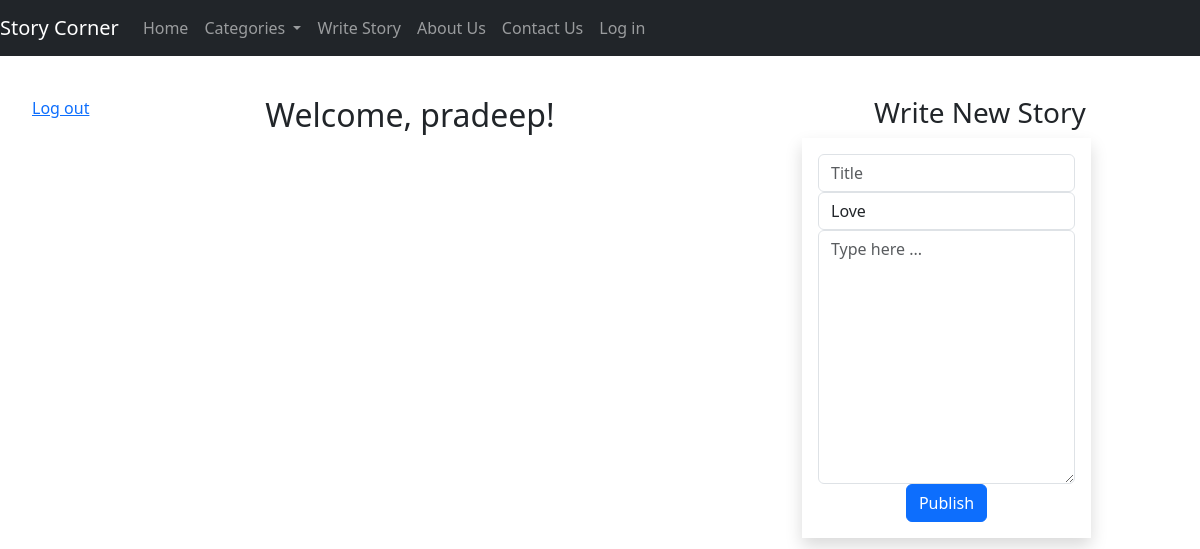
/acc-home (signed in), run on an earlier commit of the app's database.
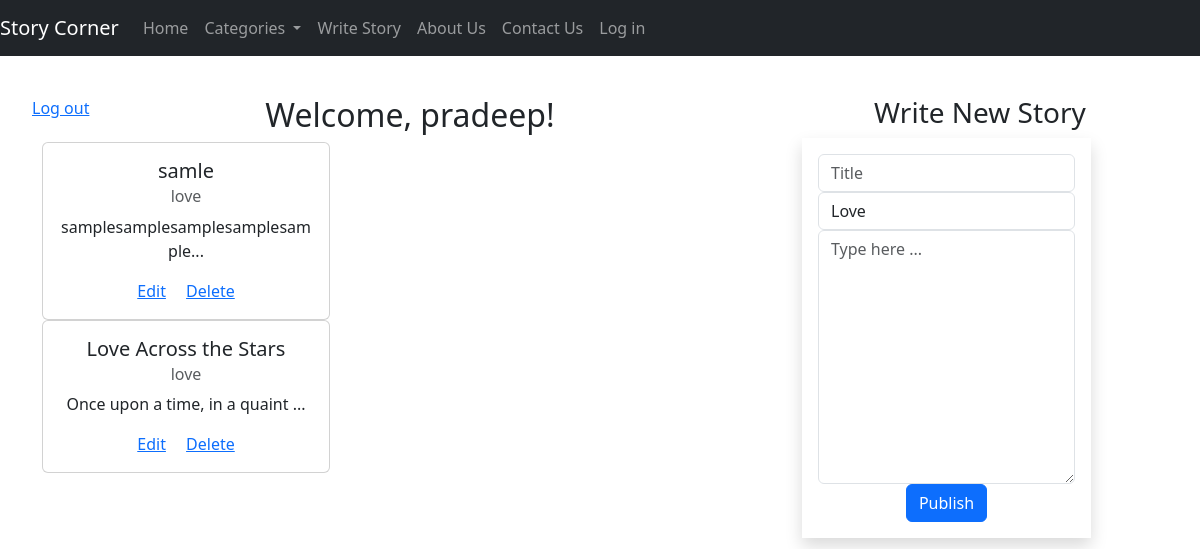
And on a later commit of the database.
### models.py (models this page shows)
class Story(db.Model):
    __tablename__ = 'stories'
    id = db.Column(db.Integer, primary_key=True)
    title = db.Column(db.String(200), nullable=False)
    content = db.Column(db.Text, nullable=False)
    category = db.Column(db.String(50), nullable=False)
    user_id = db.Column(db.Integer, db.ForeignKey('users.id'), nullable=False)
    is_deleted = db.Column(db.Boolean(), nullable=False, default=False)
    updated_at = db.Column(db.DateTime(), nullable=False, default=db.func.now())
    created_at = db.Column(db.DateTime(), nullable=False, default=db.func.now())
    def __repr__(self):
        return f'<Story {self.title}>'

### app.py (the view)
@app.route('/acc-home', methods=['GET', 'POST'])
def acc_home():
    if 'email' in session and 'username' in session:
        form=StoryForm()
        stories = Story.query.all()
        print("Debug: Stories fetched:", stories)
        return render_template('aac_home.html', stories=stories,form=form)
    else:
        flash('Please Log In', 'error')
        return redirect(url_for('login'))

### forms.py
class StoryForm(FlaskForm):
    title = StringField('Title', validators=[DataRequired()],render_kw={"class": "form-control", "placeholder": "Title"})
    category = SelectField('Category', choices=[('love', 'Love'), ('romantic', 'Romantic'), ('horror', 'Horror'), ('adventure', 'Adventure')], validators=[DataRequired()],render_kw={"class": "form-control"})
    content = TextAreaField('Content', validators=[DataRequired()],render_kw={"class": "form-control", "placeholder": "Type here ...","rows": 10})
    submit = SubmitField('Publish', render_kw={"class": "btn btn-primary"})

### templates/aac_home.html (shortened to what this page needs)
{% extends 'base.html' %}
{% block content %}
<a href="{{ url_for('logout') }} " style="margin-top: 3em; margin-left: 2em; position: absolute;">Log out</a>
<div class="container text-center mt-5 pt-5">
    <div class="row">
      <div class="col-8">
        <h2>Welcome, {{ session['username'] }}!</h2>
        {% for story in stories %}
            <div class="card" style="width: 18rem;">
                <div class="card-body">
                  <h5 class="card-title">{{ story.title }}</h5>
                  <h6 class="card-subtitle mb-2 text-body-secondary">{{ story.category }}</h6>
                  <p class="card-text">{{ story.content[:30] }}...</p>
                  <a href="#" class="card-link">Edit</a>
                  <a href="#" class="card-link">Delete</a>
                </div>
              </div>
        {% endfor %}
      </div>
      <div class="col-4">
        <h3>Write New Story</h3>
        <form method="POST" action="{{ url_for('submit_story') }}"  enctype="multipart/form-data" class="w-auto p-3 shadow position-fixed">
            <div class="form-group">
                {{ form.title }}
            </div>
            <div class="form-group">
                {{ form.category }}
            </div>
            <div class="form-group">
                {{ form.content }}
            </div>
            <div class="form-group">
                {{ form.submit }}
            </div>
        </form>
      </div>
    </div>
  </div>
{% endblock %}

### templates/base.html (shortened to what this page needs)
<!DOCTYPE html>
<html lang="en">
<head>
    <link href="https://cdn.jsdelivr.net/npm/bootstrap@5.3.3/dist/css/bootstrap.min.css" rel="stylesheet">
</head>
<body>
    <nav class="navbar navbar-expand-lg navbar-dark bg-dark fixed-top">
        <a class="navbar-brand" href="{{url_for('index')}}">Story Corner</a>
        <div class="collapse navbar-collapse" id="navbarNav">
            <ul class="navbar-nav">
                <li class="nav-item active">
                    <a class="nav-link" href="{{url_for('index')}}">Home</a>
                </li>
                <li class="nav-item dropdown">
                    <a class="nav-link dropdown-toggle" href="#" id="navbarDropdown" role="button" data-toggle="dropdown" aria-haspopup="true" aria-expanded="false">
                        Categories
                    </a>
                </li>
                <li class="nav-item">
                    <a class="nav-link" href="{{url_for('write_story')}}">Write Story</a>
                </li>
                <li class="nav-item">
                    <a class="nav-link" href="{{url_for('about')}}">About Us</a>
                </li>
                <li class="nav-item">
                    <a class="nav-link" href="{{url_for('contact')}}">Contact Us</a>
                </li>
                <li class="nav-item">
                  <a class="nav-link" href="{{url_for('login')}}">Log in</a>
              </li>
            </ul>
        </div>
    </nav>
    {% block content %}{% endblock %}
</body>
</html>

What changed in the data, as far as the page shows it:
added Story: title "samle", category "love", content "samplesamplesamplesamplesample"
added Story: title "Love Across the Stars", category "love", content "Once upon a time, in a quaint"
